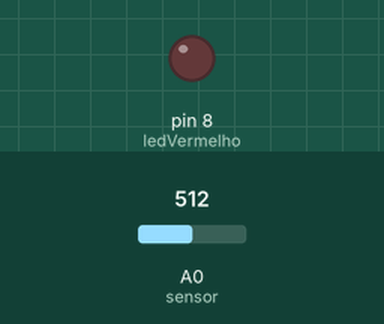
Bench run of a sketch on a simulated Arduino Uno, built with avr-gcc and run on an emulated ATmega328P. Shown: output pins drawn as LEDs (lit = HIGH). The inputs (shaded band) are chosen by the test bench; at power-on: A0 (sensor) = 512.

Above: at 1.8 s.
1.9 s: A0 (sensor) set to 585
3.4 s: A0 (sensor) set to 616
At 4.4 s:
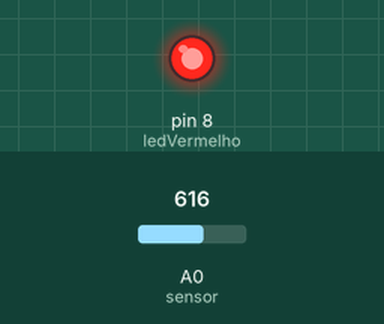
5.5 s: A0 (sensor) set to 590
At 7.1 s:
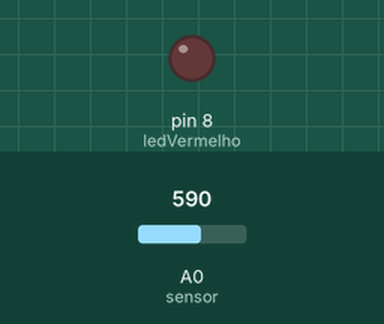
7.5 s: A0 (sensor) set to 610
At 8.7 s:
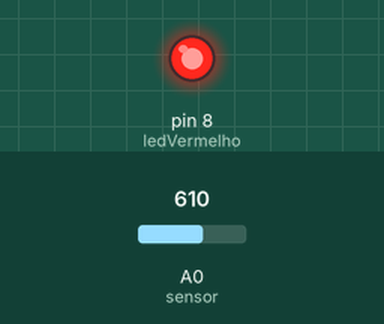
Timing chart, 0 to 10.5 s (numbered marks = the images above; inputs shaded):
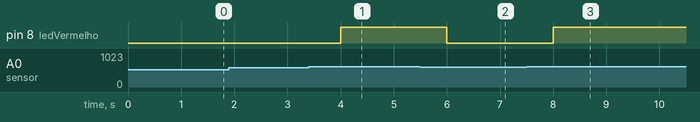

Measured:
- the behaviour switches between 600 and 601 on A0 (sensor) (found by bisection; images 0 and 1)
- after the input at 1.9 s, every drawn part: stays the same
- after the input at 3.4 s, pin 8 (ledVermelho): LOW → HIGH after 0.60 s
- after the input at 5.5 s, pin 8 (ledVermelho): HIGH → LOW after 0.50 s
- after the input at 7.5 s, pin 8 (ledVermelho): LOW → HIGH after 0.50 s

The sketch:

horta_inteligente.ino
```cpp
/*Declarando as variáveis */
int ledVermelho = 8;  //led conectado na porta digital 8
int sensor = A0;     //sensor de umidade do solo conectado na porta analógica 0
int nivel_umidade;   //variável que vai guardar o nível de umidade

void setup() {
  pinMode(ledVermelho, OUTPUT); //definindo o led como dispositivo de saída
  pinMode(sensor, INPUT);       //definindo o sensor de umidade como dispositivo de entrada
}

void loop() {
  nivel_umidade = analogRead(sensor); //lê o valor que o sensor de umidade captou e guarda na variável nivel_umidade

  /* Criando uma condição para verificar se o nível de umidade é maior que 600, ou seja, se o solo está seco */
  /* O sensor de umidade capta valores de 0 a 1023, sendo 1023 um estado completamente ausente de umidade */
  if(nivel_umidade > 600) {
    digitalWrite(ledVermelho, HIGH); //acende o led se o solo estiver seco
  } else {
    digitalWrite(ledVermelho, LOW); //apaga o led se o solo estiver úmido
  }

  delay(1000); //espera um segundo
}
```
